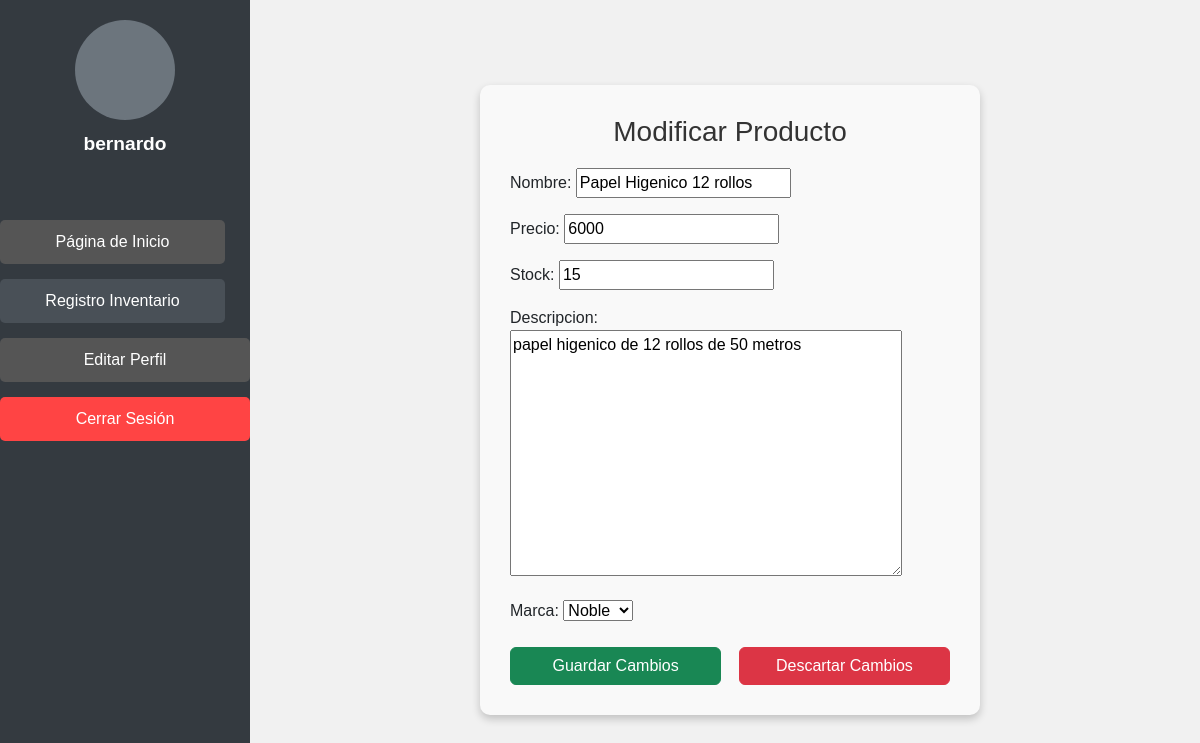
The app's page /editarproducto/9/ (signed in), older data.
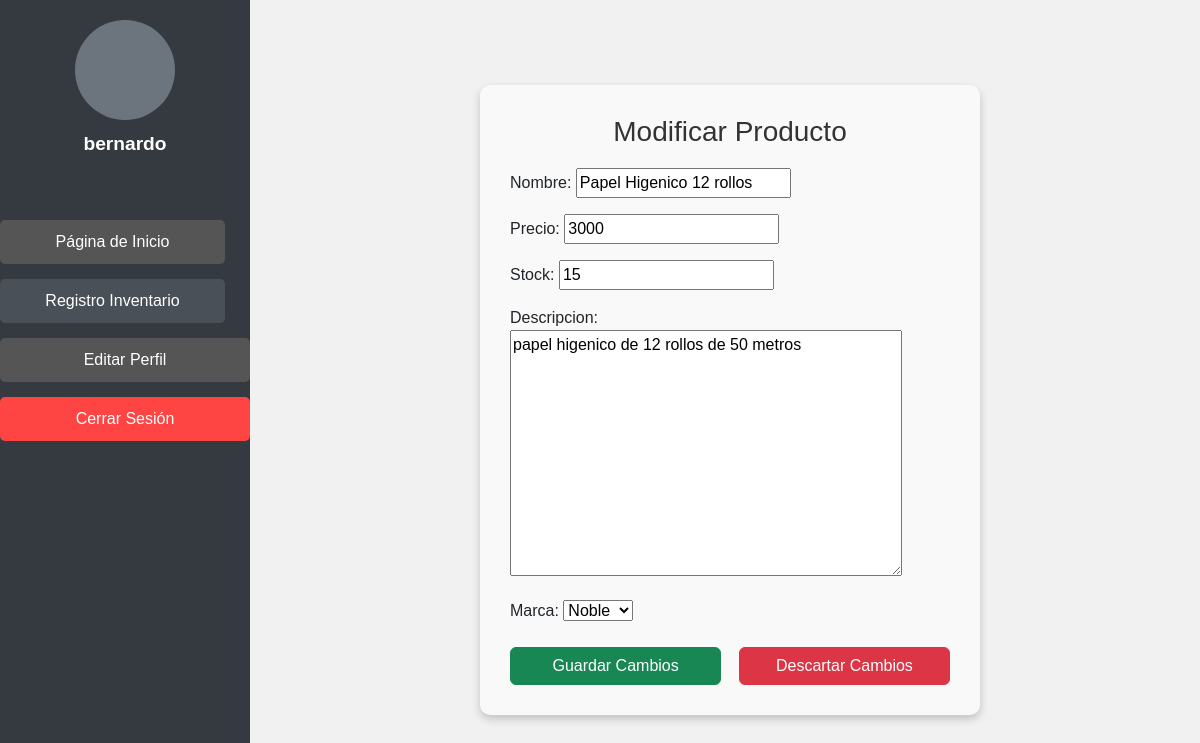
The same page, newer data.
### pagina/models.py (models this page shows, shortened)
class Producto(models.Model):
    nombre = models.CharField(max_length=50)
    precio = models.IntegerField()
    stock = models.IntegerField()
    fechaingreso = models.DateField(default=timezone.now)
    marca = models.ForeignKey('Marca', on_delete=models.PROTECT)
    descripcion = models.TextField(default="Sin descripción")

class Marca(models.Model):
    nombre = models.CharField(max_length=50)
    def __str__(self):
        return self.nombre

### pagina/views.py (the view)
# urls.py: path('editarproducto/<int:producto_id>/', editar_producto, name='editar_producto'),
@login_required
def editar_producto(request, producto_id):
    producto = get_object_or_404(Producto, id=producto_id)
    if request.method == 'POST':
        form = ProductoForm(request.POST, instance=producto)
        if form.is_valid():
            producto = form.save()
            stock_anterior = producto.stock
            nuevo_stock = form.cleaned_data['stock']
            ProductModificationLog.objects.create(
                producto=producto,
                usuario=request.user,
                stock_anterior=stock_anterior,
                stock_nuevo=nuevo_stock,
                razon=form.cleaned_data['descripcion']
            )
            return redirect('vendedor')  # Redirige al listado de productos de vendedor
    else:
        form = ProductoForm(instance=producto)
    return render(request, 'editar_producto.html', {'form': form, 'producto': producto})

### pagina/forms.py (shortened to what this page needs)
class ProductoForm(forms.ModelForm):
    class Meta:
        model = Producto
        fields = ['nombre', 'precio', 'stock', 'descripcion', 'marca']

### pagina/templates/editar_producto.html (shortened to what this page needs)
{% load static %}
<!DOCTYPE html>
<html lang="en">
<head>
    <link href="https://cdn.jsdelivr.net/npm/bootstrap@5.3.0/dist/css/bootstrap.min.css" rel="stylesheet">
    <link rel="stylesheet" href="{% static 'css/lateral.css' %}">
</head>
<body>
    <div class="sidebar">
        <div class="perfil">
            <div class="perfil-imagen"></div>
            <p>
                {% if user.is_authenticated %}
                    {{ user.username }}
                {% else %}
                    Invitado
                {% endif %}
            </p>
        </div>
        <ul>
            <li><a href="{% url 'adminpage' %}">Página de Inicio</a></li>
            <li><a href="{% url 'vendedor' %}" class="active">Registro Inventario</a></li>
            <li><a href="{% url 'modificarperfil' %}" class="btn btn-primary w-100">Editar Perfil</a></li>
            <li>
                <form action="{% url 'logout' %}" method="post">
                    <button type="submit" class="btn btn-danger w-100">Cerrar Sesión</button>
                </form>
            </li>
        </ul>
    </div>
    <div class="form-container">
        <form method="POST">
            <h3>Modificar Producto</h3>
            {{ form.as_p }}
            <div class="d-flex justify-content-between mt-4">
                <button type="submit" class="btn btn-success">Guardar Cambios</button>
                <a href="{% url 'vendedor' %}" class="btn btn-danger">Descartar Cambios</a>
            </div>
        </form>
    </div>
</body>
</html>

Row changes from the older to the newer data that the page shows:
changed Producto "papel higenico de 12 rollos de 50 metros": precio "6000" → "3000"
